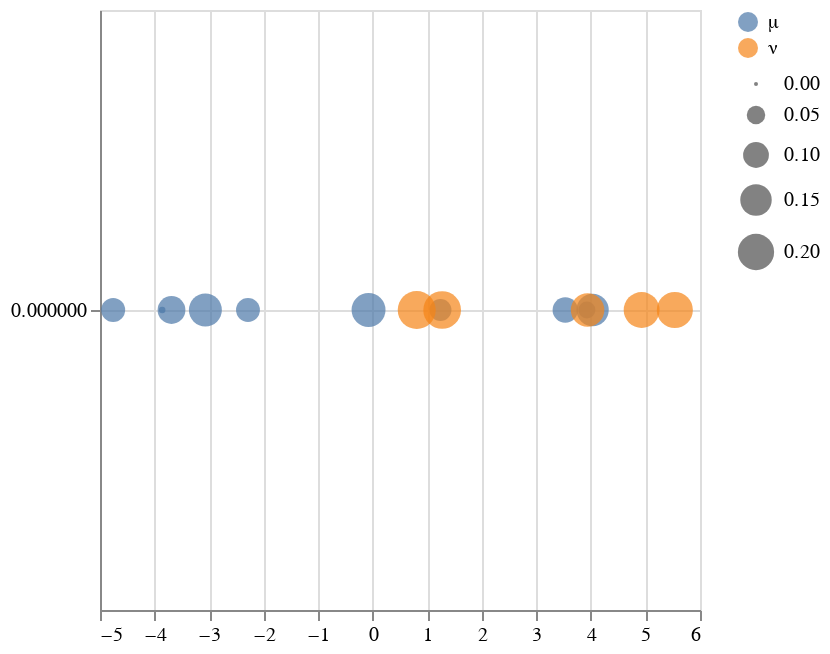

Write notebook code for a chart like this one.
### Markdown cell above
### Example with 1D Finite Discrete Distributions

### Code cell
n   = 10
u   = rand(n)*10 .- 5
u_w = rand(n)
u_w = u_w./sum(u_w)
μ = DiscreteNonParametric(u, u_w);

m   = 5
v   = rand(m)*10
v_w = rand(m)
v_w = v_w./sum(v_w)
ν = DiscreteNonParametric(v, v_w);

c(x,y) = (x-y)^2

X = vcat(u,v)
Y = zeros(length(u)+length(v))
P = vcat(u_w,v_w);
C = vcat(["μ" for i in 1:n],["ν" for i in 1:m])

cost, T = otCostPlan1d(c,μ,ν);

println("Optimal Trasnport Cost = ",cost)
@vlplot(:circle, X,Y, size={P}, color={C})

### Figure 1 — Vega-Lite specification as saved in the notebook (floating-point values rounded to 4 significant figures)
{"data": {"values": [{"color": "μ", "size": 0.04169, "x": 3.927, "y": 0}, {"color": "μ", "size": 0.165, "x": -3.068, "y": 0}, {"color": "μ", "size": 0.1577, "x": 4.031, "y": 0}, {"color": "μ", "size": 0.08518, "x": -2.287, "y": 0}, {"color": "μ", "size": 0.09655, "x": 3.53, "y": 0}, {"color": "μ", "size": 0.175, "x": -0.07661, "y": 0}, {"color": "μ", "size": 0.1165, "x": -3.689, "y": 0}, {"color": "μ", "size": 0.08605, "x": -4.758, "y": 0}, {"color": "μ", "size": 0.07219, "x": 1.241, "y": 0}, {"color": "μ", "size": 0.004095, "x": -3.86, "y": 0}, {"color": "ν", "size": 0.2198, "x": 0.8067, "y": 0}, {"color": "ν", "size": 0.2162, "x": 1.273, "y": 0}, {"color": "ν", "size": 0.1975, "x": 5.539, "y": 0}, {"color": "ν", "size": 0.1959, "x": 4.93, "y": 0}, {"color": "ν", "size": 0.1706, "x": 3.939, "y": 0}]}, "encoding": {"color": {"field": "color", "title": null, "type": "nominal"}, "size": {"field": "size", "title": null, "type": "quantitative"}, "x": {"field": "x", "title": null, "type": "quantitative"}, "y": {"field": "y", "title": null, "type": "quantitative"}}, "mark": "circle"}
